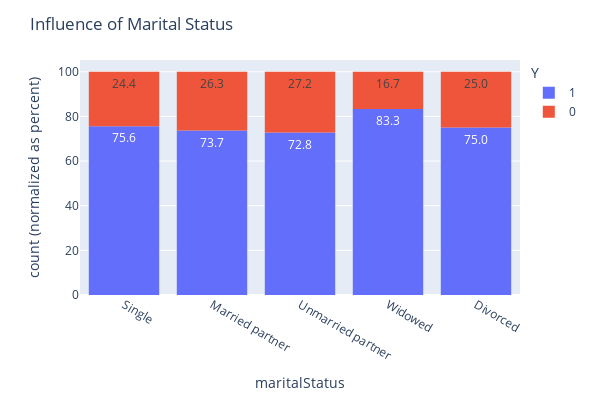

Notebook source saved alongside this figure:
### Code cell
df_carry_poor = df_carry.loc[(df_carry['incomeLimits'] == '$12.5K') | (df_carry['incomeLimits'] == '$37.5K') | (df_carry['incomeLimits'] == '$50K')]

fig = px.histogram(df_carry_poor, x="maritalStatus", color="Y",
                   barnorm='percent', text_auto='.1f')

fig.update_layout(width=600, height=400)
fig.update_layout(title='Influence of Marital Status')

fig

### Figure 1 — Plotly figure (JSON) as saved in the notebook; plotly's stock layout.template omitted (floating-point values rounded to 4 significant figures; data arrays with more than 128 entries replaced by an {"elided": "..."} marker saying what was removed)
{"data": [{"alignmentgroup": "True", "bingroup": "x", "hovertemplate": "Y=1<br>maritalStatus=%{x}<br>count (normalized as percent)=%{y}<extra></extra>", "legendgroup": "1", "marker": {"color": "#636efa", "pattern": {"shape": ""}}, "name": "1", "offsetgroup": "1", "orientation": "v", "showlegend": true, "texttemplate": "%{value:.1f}", "type": "histogram", "x": {"elided": "698 str values"}, "xaxis": "x", "yaxis": "y"}, {"alignmentgroup": "True", "bingroup": "x", "hovertemplate": "Y=0<br>maritalStatus=%{x}<br>count (normalized as percent)=%{y}<extra></extra>", "legendgroup": "0", "marker": {"color": "#EF553B", "pattern": {"shape": ""}}, "name": "0", "offsetgroup": "0", "orientation": "v", "showlegend": true, "texttemplate": "%{value:.1f}", "type": "histogram", "x": {"elided": "237 str values"}, "xaxis": "x", "yaxis": "y"}], "layout": {"barmode": "relative", "barnorm": "percent", "height": 400, "legend": {"title": {"text": "Y"}, "tracegroupgap": 0}, "margin": {"t": 60}, "title": {"text": "Influence of Marital Status"}, "width": 600, "xaxis": {"anchor": "y", "domain": [0, 1], "title": {"text": "maritalStatus"}}, "yaxis": {"anchor": "x", "domain": [0, 1], "title": {"text": "count (normalized as percent)"}}}}
